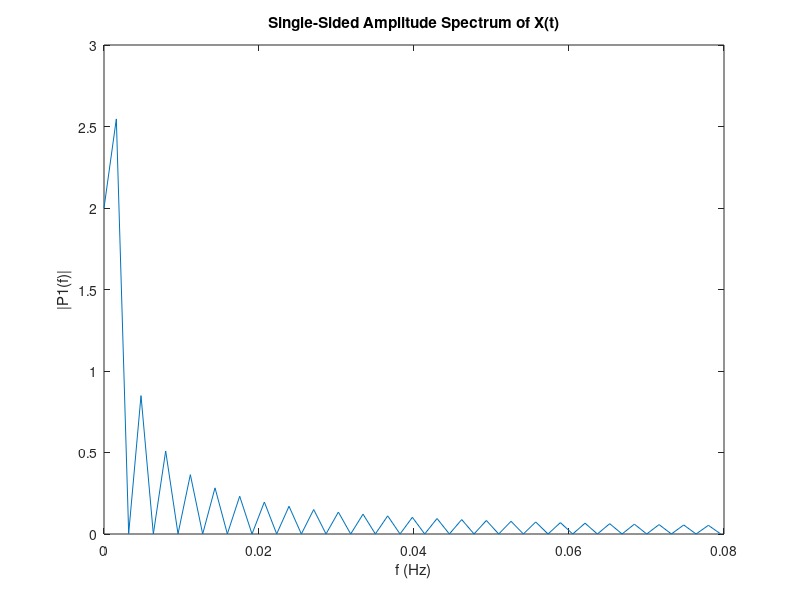

MATLAB code to generate this figure: (Note: this script raises an error after producing the figure.)
function fouriertest                    
T = 2*pi;
Fs = 1/T;
L = 100;
t = (0:L-1)*T;
X = kepler_exact(t);
Y = fft(X);
P2 = abs(Y/L);
P1 = P2(1:L/2+1);
P1(2:end-1) = 2*P1(2:end-1);
f = Fs*(0:(L/2))/L;
plot(f,P1) 
title('Single-Sided Amplitude Spectrum of X(t)')
xlabel('f (Hz)')
ylabel('|P1(f)|')
[psor,lsor] = findpeaks(P1,f,'SortStr','descend');
[psor(1),lsor(1)]
[psor(2),lsor(2)]
end

function sol = kepler_exact(t)
e=0.001;
E=t;
del=1;
while abs(del)>10^(-10)
  del=-(t-E+e.*sin(E))./(-1+e.*cos(E));
  E=E+del;
end
c=cos(E);
s=sin(E);
noem=1./(1-e*c);
sq=sqrt(1-e^2);
sol=[c-e,sq.*s,-s.*noem,sq.*noem.*c];
end